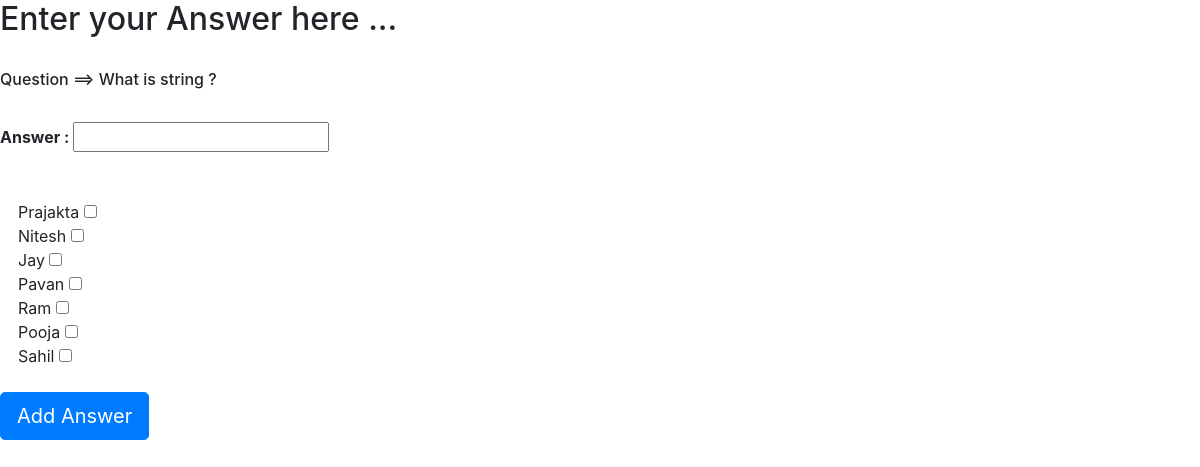
Screenshot of /addans/8 with the database file from the repository.
### stackapp.py (models this page shows)
class Question(db.Model):
    id = db.Column(db.Integer , primary_key = True)
    que = db.Column(db.String(120))
    user_id = db.Column(db.Integer , db.ForeignKey('user.id'))
    answer = db.relationship('Answer' , backref = 'ques')
    def __repr__(self):
        return f'{self.que}'

class User(db.Model):
    id = db.Column(db.Integer , primary_key = True)
    name = db.Column(db.String(100))
    question = db.relationship('Question' , backref = 'user')
    answer1 = db.relationship('Answer' , backref = 'user')
    def __repr__(self):
        return self.name

### stackapp.py (the view)
@app.route('/addans/<int:que_id>', methods = ['GET' , 'POST'])
def addans_view(que_id):
    user = User.query.all()
    que = Question.query.get(que_id)
    u_user = request.form.get('user')
    f_user = User.query.filter_by(name = u_user).first()
    if request.method == 'POST':
        ans = Answer(ans = request.form.get('answer'), ques = que , user = f_user)
        db.session.add(ans)
        db.session.commit()
        return redirect('/stack')
    return render_template('create_ans.html',user = user , que = que)

### templates/create_ans.html (shortened to what this page needs)
<!DOCTYPE html>
<html lang="en" dir="ltr">
  <head>
    <link rel="stylesheet" href="https://maxcdn.bootstrapcdn.com/bootstrap/4.0.0/css/bootstrap.min.css">
  </head>
  <body>
    <h2> Enter your Answer here ...</h2><br>
    <h6> Question ==> {{que}} </h6>
    <form class="" action="" method="POST"> <br>
    <b> Answer : </b> <input type="text" name="answer" value=""> <br><br>
      {% for x in user %}
        <lable class = "container"> <br> &nbsp&nbsp&nbsp {{x}}
          <input type="checkbox" name="user" value={{x}}>
        </lable>
      {% endfor %}
      <br><br>
      <button type="submit" class="btn btn-primary btn-lg" name="button"> Add Answer </button>
    </form>
  </body>
</html>

### rows the page displays
Question: que "What is string ?"
User: name "Prajakta"
User: name "Nitesh"
User: name "Jay"
User: name "Pavan"
User: name "Ram"
User: name "Pooja"
User: name "Sahil"
